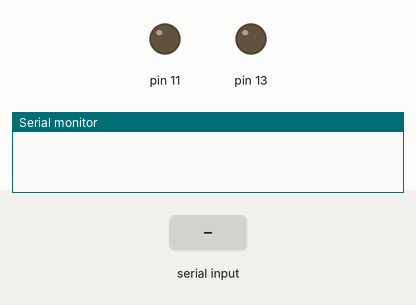
A sketch run on a simulated Arduino Uno, built with avr-gcc and run on an emulated ATmega328P. Parts: output pins drawn as LEDs (lit = HIGH), the last lines printed to the serial monitor. The test bench sets the inputs (shaded band).

Above: at 1.2 s.
1.3 s: "a" received over Serial
At 4.1 s:
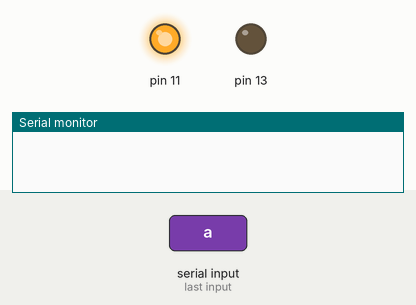
4.3 s: "o" received over Serial
At 5.7 s:
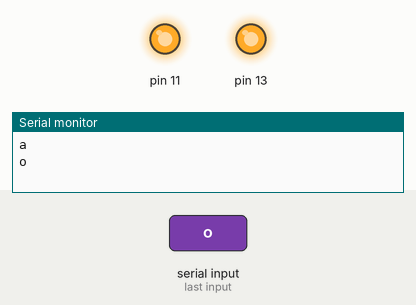
6.0 s: "a" received over Serial
At 9.2 s:
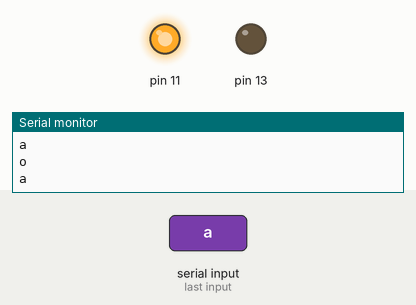
Timing chart, 0 to 10.7 s (numbered marks = the images above; inputs shaded):
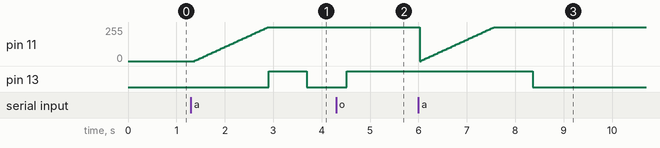

The sketch:

1._Blink_led.ino
```cpp
void setup() {
  Serial.begin(9600);
  pinMode(13, OUTPUT);

}
void loop() {
  if (Serial.available() > 0)
  {
    char data = Serial.read();
    switch (data)
    {
      case 'o': digitalWrite(13, HIGH);
        break;
      case 'f': digitalWrite(13, LOW);
        break;
      case 'a': for (int fadeValue = 0 ; fadeValue <= 255; fadeValue += 5) {
          analogWrite(11, fadeValue);
          delay(30);
        }
        for (int fadeValue = 255 ; fadeValue >= 0; fadeValue -= 5) {
          analogWrite(13, fadeValue);
          delay(30);
        }
        break;
      default: break;
    }
    Serial.println(data);

  }
  delay(50);
}
```

Measured:
- after the input at 1.3 s, pin 11: moves from 0/255 to 255/255 over 1.5 s, starting after 0.08 s; pin 13: LOW → HIGH after 1.6 s, → LOW 0.78 s later
- after the input at 4.3 s, pin 13: LOW → HIGH after 0.22 s
- after the input at 6.0 s, pin 13: HIGH → LOW after 2.4 s
